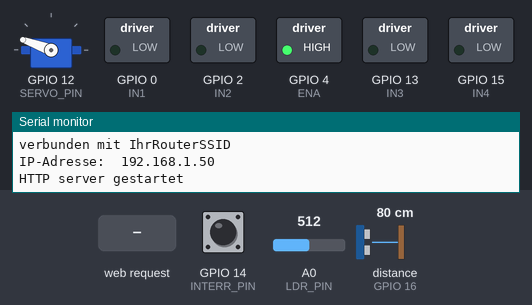
A sketch run on a simulated ESP8266 (NodeMCU). On the bench: servo, switched loads named in the sketch (green lamp = pin HIGH), the last lines printed to the serial monitor. Wiring (inferred from the names in the program): ultrasonic range finder: trigger GPIO 5; echo GPIO 16. The test bench sets the inputs (shaded band); at power-on: distance to the obstacle (sensor on GPIO 16) 80 cm, GPIO 14 (INTERR_PIN) HIGH, A0 (LDR_PIN) = 512. The echo pulse lasts 58.3 µs per cm; WiFi joins after 1.5 s; servers stay silent unless stated; pins used as bus, display or sensor lines are not drawn.

Above: at 2.7 s.
2.8 s: distance to the obstacle (sensor on GPIO 16) set to 5 cm
At 11.8 s:
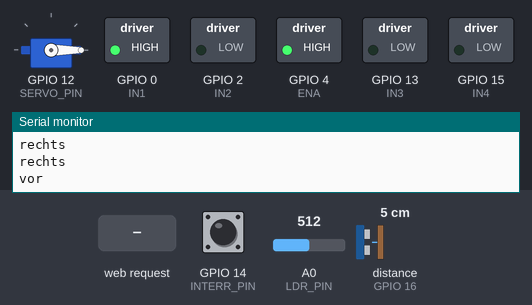
15.2 s: distance to the obstacle (sensor on GPIO 16) set to 2 cm
At 24.9 s:
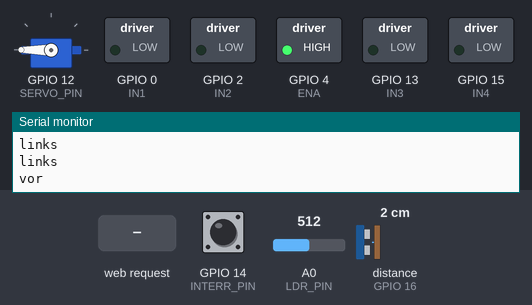
At 27.3 s:
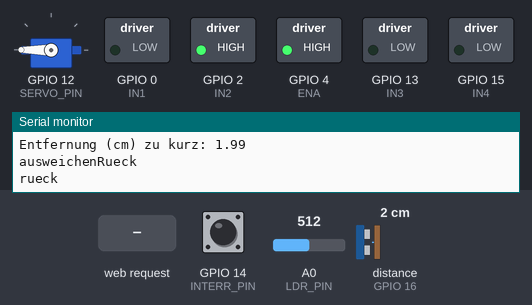
29.2 s: GPIO 14 (INTERR_PIN) pulled LOW for 0.75 s
32.7 s: HTTP request GET /motor?fahr=langsamer received
36.5 s: distance to the obstacle (sensor on GPIO 16) set to 4 cm
At 39.7 s:
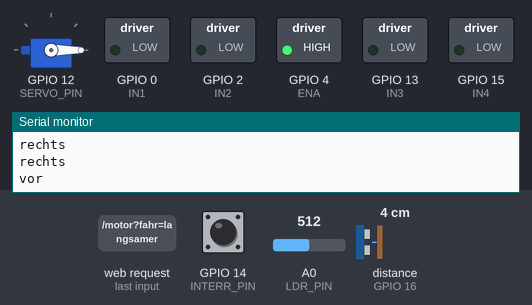
44.0 s: HTTP request GET /motorAI?fahr=vor received
Timing chart, 0 to 51.0 s (numbered marks = the images above; inputs shaded):
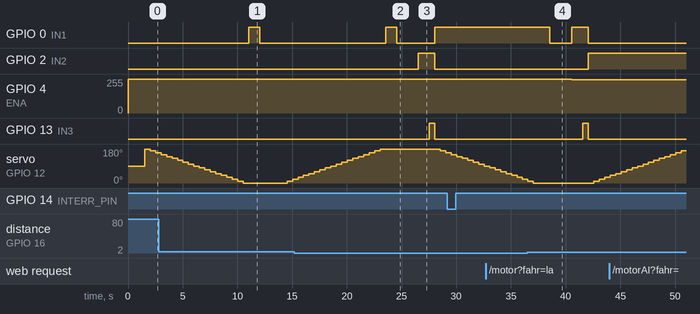

The sketch:

sketch.ino
```cpp
/*
 *  Motor-Driver für 2 Motoren (Antrieb / Richtung eigener Motor
 *  WiFi-Steuerung (STA-Mode und AP-Mode)
 *  Sensoren
 *  Helligeitssuche mit Servo und LDR
 *
 *  04.10.2020      status: working
 *  MCU:            ESP8266 (ESP-12E Module)
 *  Funktion:       An / Aus sowie PWM-Beschleunigungs- und -Verzögerungsfunk.
 *                  2 Motore
 *                  WiFi Station / WiFi Access-Point
 *                  OTA-Update
 *                  Sensoren: US, Kontakt
 *                  Steuerung mit APP (MIT-App-Inventor)
 *                  ein Servo bewegt sich in seinem Winkelbereich
 *                  ein LDR misst die Helligkeit und sichert den
 *                  Winkel mit dem hellsten Wert
 *
 *  Achtung: HC-SR04 muss mit 5 Volt betrieben werden;
 *  daher Spannungsteiler erforderlich !! (470 Ohm / 1k Ohm (Verhältnis ~ 1:2)
 */
#include <ESP8266WiFi.h>
#include <WiFiClient.h>
#include <ESP8266WiFiMulti.h>
#include <ESP8266WebServer.h>
#define ENA             4     // GPIO4  = Pin D2  -  Motor-Treiber A EnableA
#define IN1             0     // GPIO0  = Pin D3  -  Motor-Treiber A IN1
#define IN2             2     // GPIO2  = Pin D4  -  Motor-Treiber A IN2
#define IN3             13    // GPIO13 = Pin D7  -  Motor-Treiber B IN3
#define IN4             15    // GPIO15 = Pin D8  -  Motor-Treiber B IN4
#define INTERR_PIN      14    // GPIO14 = Pin D5  -  externer Interrupt an GPIO4
#define US_SENSOR_TRIG_PIN   5      // GPIO5  = Pin D1  -  Trigger-Pin für den Ultrasch.-Sensor
#define US_SENSOR_ECHO_PIN   16     // GPIO16 = Pin D0  -  Echo-Pin für den Ultrasch.-Sensor ´
#define SERVO_PIN       12    // GPIO12 = Pin D6  -  Servo-Motor´
#define LDR_PIN         A0    // Pin A0  -  LDR

#include <WiFiUdp.h>          // User Datagram Protocol (UDP; minimales, verbindungsloses Netzwerkprotokoll)
#include <ArduinoOTA.h>       // fuer OTA-Update
#include <Servo.h>            // Servo-Bibliothek
#include "htmlSeiten.h"

#define WIFI_MODUS      'STA' // STA = Staion, AP = Access-Point
#define MINIMUMSPEED    510   // "Minimal-Geschindigkeit" damit der Mototr läuft
#define SERVO_MINPW     520   // default 544
#define SERVO_MAXPW     2600  // default 2400
#define AUTONOM               // fuer autonomes Fahren

// Definition von Router-Zugangsdaten (credentials)
const char* ssid1      = "IhrRouterSSID";
const char* password1  = "IhrRouterPasswort";
IPAddress lclIP (192,168,2,207);
IPAddress gateway (192,168,2,1);
IPAddress subnet (255,255,255,0);
IPAddress primaryDNS (8, 8, 8, 8);          //optional
IPAddress secondaryDNS (8, 8, 4, 4);        //optional
// Definition der AP-Zugangsdaten (credentials)
const char *ssidAP     = "ESP_AP";
const char *passwordAP = "1234abcd";

// Instanz einer Klasse ESP8266WiFiMulti mit dem Namen 'wifiMulti' erstellen
ESP8266WiFiMulti wifiMulti;
// webserver-Objekt erstellen, der auf HTTP-Anfragen an Port 80 horcht
ESP8266WebServer webServer(80);

int motorSpeed = 1023;                 // fuer Geschwindigkeit (1023 = Maximum)
bool motorRun = 0;                     // 1 = true = Motor an
volatile bool interruptStatus;         // 1 = true = interrupt
volatile int alteZeit = 0, debounceZeit = 500;
float entfernungUS;                    // berechnete Entfernung Ultraschalls.

Servo myServo;                         // Servo-Objekt erstellen
bool rotation = true;                  // Rotations-Richtung des Servoss
int messWert = 0;                      // Messwert
int messWertAlt = 0;

// positionieren des Servos und lesen der Lichtmesswerte
int lesenLDR(int i) {
  int pos = 0;
  myServo.write(i);                    // Servo positionieren
  delay(500);
  messWert = analogRead(LDR_PIN);
  if (messWert > messWertAlt) {
    messWertAlt = messWert;
    pos = i;
  }
  return pos;
}

// suche nach grösster Lichtquelle
int findeLicht(bool rotation) {
  int i;
  int pos = 0, posX;

  messWertAlt = 0;
  if (rotation) {
    // geht von 0 Grad bis 180 Grad in 10 Grad-Schritten
    for (i = 0; i <= 180; i += 10) {
      posX = lesenLDR(i);              // Servo positionieren und Helligkeissensor lesen
      if (posX) {
        pos = posX;
      }
    }
  } else {
    // geht von 180 Grad bis 0 Grad in 10 Grad-Schritten
    for (i = 180; i >= 0; i -= 10) {
      posX = lesenLDR(i);              // Servo positionieren und Helligkeissensor lesen
     if (posX) {
      pos = posX;
     }
    }
  }
  return pos;
}

// autonomes Fahren
void autonomFahren() {
  rotation = !rotation;                // Rotationsrichtung ändern
  int pos = findeLicht(rotation);
  Serial.println();
  Serial.print  ("groesste Helligkeit in Winkel: ");
  Serial.println(pos);

  if (pos < 61) {
    Serial.println("links");
    links();
    vorwaerts();
    delay (1000);
    motorFahrtStop ();
  } else {
    if (pos < 121) {
      Serial.println("geradeaus");
      vorwaerts();
      delay (1000);
      motorFahrtStop ();
    } else {
      Serial.println("rechts");
      rechts();
      vorwaerts();
      delay (1000);
      motorFahrtStop ();
    }
  }
  delay (2000);
}


// überprüfen, ob Stoßstangenkontakt (Interrupt) vorliegt und ggf. Asuweichmanöver durchführen
void checkInterrupt() {
  if (interruptStatus == true) {
    Serial.println("interruptStatus = true");
    interruptStatus = false;
    if (motorRun) {
      ausweichenVor(0);
    }
  }
}

// ISR-Routine
void IRAM_ATTR isrHandler() {
  if  ( (millis() - alteZeit) > debounceZeit) {
    interruptStatus = true;
    alteZeit = millis();                      // letzte Zeit merken
  }
}


// lesen der HCSR04 Messwerte und Aktion ausführen (hier Serial Monitor)
void lesenHCSR04() {
  float dauer;                               // Zeitspanne des Echos
  digitalWrite(US_SENSOR_TRIG_PIN, LOW);     // definierten Zustand schaffen
  delayMicroseconds(5);                      // warten auf defin. PIN-Zustand
  digitalWrite(US_SENSOR_TRIG_PIN, HIGH);    // Trigger-Pin für 10 Microsk. an
  delayMicroseconds(10);
  digitalWrite(US_SENSOR_TRIG_PIN, LOW);
  dauer = pulseIn(US_SENSOR_ECHO_PIN, HIGH); // Pulslänge in Microse. messen
  entfernungUS = dauer * 0.034 / 2;          // Entfernung berechnen
  //Serial.println("Entfernung (cm): " + String (entfernungUS));
  if (entfernungUS < 3.5) {
    Serial.println("Entfernung (cm) zu kurz: " + String (entfernungUS));
    ausweichenRueck(0);                     // nach rechts ausweeichen
  }
  delay(5);                                 // Selbstverwaltung
}


//  Ausweichmanöver
// @ri : Ausweichrichtung: 0 = rechts, 1 = links
void ausweichenRueck(int ri) {
  Serial.println("ausweichenRueck");
  rueckwaerts();
  delay (1000);                              // 1 sek. rueckwaerts fahren
  if (ri == 0) {
    links();
  } else {
    rechts ();
  }
  delay (500);                               // 0,5 sek. links fahren
  motorRichtungStop ();
  vorwaerts();
}
// @ri : Ausweichrichtung: 0 = rechts, 1 = links
void ausweichenVor(int ri) {
  Serial.println("ausweichenVor");
  vorwaerts();
  delay (1000);                              // 1 sek. rueckwaerts fahren
  if (ri == 0) {
    links();
  } else {
    rechts ();
  }
  delay (500);                               // 0,5 sek. links fahren
  motorRichtungStop ();
  rueckwaerts();
}

// Motoren Fahrt und Richtung schalten
void motorenStop () {
  Serial.println("stop");
  motorFahrtStop();
  motorRichtungStop();
  motorRun = false;
}


void motorFahrtStop () {
  digitalWrite(IN1, LOW);
  digitalWrite(IN2, LOW);
}
void motorRichtungStop () {
  digitalWrite(IN4, LOW);
}
void vorwaerts () {
  Serial.println("vor");
  digitalWrite(IN1, HIGH);
  digitalWrite(IN2, LOW);
  digitalWrite(IN3, LOW);
  digitalWrite(IN4, LOW);
  motorRun = true;
}
void rueckwaerts () {
  Serial.println("rueck");
  digitalWrite(IN1, LOW);
  digitalWrite(IN2, HIGH);
  digitalWrite(IN3, LOW);
  digitalWrite(IN4, LOW);
  motorRun = true;
}
void links () {
  Serial.println("links");
  digitalWrite(IN3, HIGH);
  digitalWrite(IN4, LOW);
}
void rechts () {
  Serial.println("rechts");
  digitalWrite(IN3, LOW);
  digitalWrite(IN4, HIGH);
}


// senden der Start HTML-Seite, bei einem URI '/' oder
// bei einem URI 'motor' nach Auswertung der Parameter
void handleRoot() {
  Serial.println("handleRoot");
  String htmlPage;
  htmlPage.concat(motorHTML_Seite1);             // HTML-Seite aufbauen
  String s = (String("width: ") + String((motorSpeed*100)/1023) + String("%;"));
  htmlPage.concat(s);
  htmlPage.concat(motorHTML_Seite2);
  webServer.send(200, "text/html", htmlPage);    // HTML-Seite senden
}


// Auswertung einer HTML-Anfrage einem URI '/motor'
void handleMotor() {
  Serial.println("handleMotor");
  controlMotors(webServer.arg("fahr"));
  handleRoot();
}


// Auswertung einer HTML-Anfrage einem URI '/motorAI'
void handleMotorAI() {
  Serial.println("handleMotorAI");
  controlMotors(webServer.arg("fahr"));
  String s = String ((motorSpeed*100)/1023) ;
  webServer.send(200, "text/plain", s);
}


// Steuerung der Motoren
void controlMotors (String fahrAuftrag) {
  Serial.println("controlMotors");
  if(webServer.arg("fahr") == "langsamer") {
    Serial.println("langsamer");
    motorSpeed-=20;
    if (motorSpeed < MINIMUMSPEED) {
      motorSpeed = MINIMUMSPEED;
    }
    analogWrite(ENA, motorSpeed);
  }
  if(webServer.arg("fahr") == "schneller") {
    Serial.println("schneller");
    motorSpeed+=20;
    if (motorSpeed > 1023) {
      motorSpeed = 1023;
    }
    analogWrite(ENA, motorSpeed);
  }
  if(webServer.arg("fahr") == "stop") {
    motorenStop ();
  }
  if(webServer.arg("fahr") == "vor") {
    vorwaerts ();
  }
  if(webServer.arg("fahr") == "rueck") {
    rueckwaerts ();
  }
  if(webServer.arg("fahr") == "links") {
    links ();
  }
  if(webServer.arg("fahr") == "rechts") {
    rechts ();
  }

}


// sendet HTTP status 404 (Not Found)
// wenn es keinen Handler fuer den URI im HTTP-Request gibt
void handleNotFound(){
  Serial.println("handleNotFound");
  webServer.send(404, "text/plain", "404: Not found");
}

void setup(void){
  Serial.begin(115200);
  delay(10);
  // Motor-Control-Pins als Output öffnen
  pinMode(IN1, OUTPUT);
  pinMode(IN2, OUTPUT);
  pinMode(IN3, OUTPUT);
  pinMode(IN4, OUTPUT);
  pinMode(ENA, OUTPUT);

  pinMode(INTERR_PIN, INPUT_PULLUP);
  attachInterrupt(digitalPinToInterrupt(INTERR_PIN), isrHandler, FALLING);
  // Ultraschall-Pins als Output öffnen
  pinMode(US_SENSOR_TRIG_PIN, OUTPUT);
  pinMode(US_SENSOR_ECHO_PIN, INPUT);

  myServo.attach(SERVO_PIN);          // Servo-Steuerung an SERVO_PIN
  //myServo.attach(SERVO_PIN,SERVO_MINPW,SERVO_MAXPW);

  analogWrite(ENA, motorSpeed);

#if (WIFI_MODUS  == 'STA')
  // WiFi-Netzwerke hinzufügen, mit denen eine Verbindung aufgebaut werden soll
  wifiMulti.addAP(ssid1, password1);
  wifiMulti.addAP("ssid_from_AP_2", "your_password_for_AP_2");
  wifiMulti.addAP("ssid_from_AP_3", "your_password_for_AP_3");
  WiFi.mode(WIFI_STA);
  if (!WiFi.config(lclIP, gateway, subnet, primaryDNS, secondaryDNS)) {
    Serial.println("STA konnte nicht konfiguriert werden");
  }

  Serial.println("WiFi Station-Modus Verbindungsaufbau ");
  int i = 0;
  // auf WiFi-Verbindung warten: d.h. scan WiFi-Netzwerke und verbinden
  while (wifiMulti.run() != WL_CONNECTED) {
    delay(250);
    Serial.print('.');
  }
  Serial.println('\n');
  Serial.print("verbunden mit ");
  Serial.println(WiFi.SSID());
  Serial.print("IP-Adresse:\t");
  Serial.println(WiFi.localIP());
#else
  Serial.println("WiFi Access-Point-Modus ");
  WiFi.softAP(ssidAP, passwordAP);
  Serial.print("Access Point \"");
  Serial.print(ssidAP);
  Serial.println("\" gestartet");
  Serial.print("IP Addresse:\t");
  Serial.println(WiFi.softAPIP());               // IP-Adresse ESP8266
  delay (500);
#endif

  ArduinoOTA.onStart([]() {
    String type;
    if (ArduinoOTA.getCommand() == U_FLASH) {
      type = "sketch";
    } else { // U_FS
      type = "filesystem";
    }

    // NOTE: if updating FS this would be the place to unmount FS using FS.end()
    Serial.println("Start updating " + type);
  });
  ArduinoOTA.onEnd([]() {
    Serial.println("\nEnd");
  });
  ArduinoOTA.onProgress([](unsigned int progress, unsigned int total) {
    Serial.printf("Progress: %u%%\r", (progress / (total / 100)));
  });
  ArduinoOTA.onError([](ota_error_t error) {
    Serial.printf("Error[%u]: ", error);
    if (error == OTA_AUTH_ERROR) {
      Serial.println("Auth Failed");
    } else if (error == OTA_BEGIN_ERROR) {
      Serial.println("Begin Failed");
    } else if (error == OTA_CONNECT_ERROR) {
      Serial.println("Connect Failed");
    } else if (error == OTA_RECEIVE_ERROR) {
      Serial.println("Receive Failed");
    } else if (error == OTA_END_ERROR) {
      Serial.println("End Failed");
    }
  });
  ArduinoOTA.begin();

  // Call der 'handleRoot' Funktion bei einer Client-Amforderung URI "/"
  webServer.on("/", HTTP_GET, handleRoot);
  // Call der 'handleRoot' Funktion bei einer Client-Amforderung URI "/motor"
  webServer.on("/motor", HTTP_GET, handleMotor);
  // Call der 'handleMotorAI' Funktion bei einer Client-Amforderung URI "/motorAI"
  webServer.on("/motorAI", HTTP_GET, handleMotorAI);
  webServer.onNotFound(handleNotFound);          // bei einem unbekannten URI
  webServer.begin();                             // Start des Webservers
  Serial.println("HTTP server gestartet");
}


void loop(void){
  ArduinoOTA.handle();
  webServer.handleClient();                      // horchen auf HTTP-Anfragen von Clients
  checkInterrupt();
  lesenHCSR04();
#if defined AUTONOM
  autonomFahren();
#endif
  delay (5);
}
```

Source omitted: htmlSeiten.h (9427 bytes)

Measured:
- the behaviour switches between 4 and 3 cm on distance to the obstacle (sensor on GPIO 16) (found by bisection; images 1 and 2)
- after the input at 15.2 s, GPIO 2 (IN2): LOW → HIGH after 11.3 s, → LOW 1.5 s later; GPIO 13 (IN3): LOW → HIGH after 12.3 s, → LOW 0.50 s later
- after the input at 36.5 s, GPIO 0 (IN1), GPIO 13 (IN3): goes on until 42.1 s, then stays LOW; GPIO 2 (IN2): goes on until 42.1 s, then stays HIGH
- by itself, servo on GPIO 12 (SERVO_PIN): rises from 20° to 180° in 7.5 s, then falls to 160° in 6.0 s
